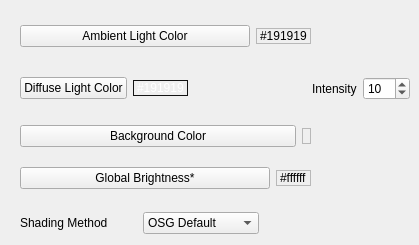
      <widget class="QWidget" name="tab_2">
       <attribute name="title">
        <string>Lighting Controls</string>
       </attribute>
       <widget class="QWidget" name="layoutWidget">
        <property name="geometry">
         <rect>
          <x>20</x>
          <y>70</y>
          <width>390</width>
          <height>37</height>
         </rect>
        </property>
        <layout class="QHBoxLayout" name="horizontalLayout_14">
         <item>
          <widget class="QPushButton" name="diffuseLightButton">
           <property name="text">
            <string>Diffuse Light Color</string>
           </property>
          </widget>
         </item>
         <item>
          <widget class="QLabel" name="diffuseLabel">
           <property name="sizePolicy">
            <sizepolicy hsizetype="Fixed" vsizetype="Fixed">
             <horstretch>0</horstretch>
             <verstretch>0</verstretch>
            </sizepolicy>
           </property>
           <property name="palette">
            <palette>
             <active>
              <colorrole role="WindowText">
               <brush brushstyle="SolidPattern">
                <color alpha="255">
                 <red>255</red>
                 <green>255</green>
                 <blue>255</blue>
                </color>
               </brush>
              </colorrole>
              <colorrole role="Button">
               <brush brushstyle="SolidPattern">
                <color alpha="255">
                 <red>25</red>
                 <green>25</green>
                 <blue>25</blue>
                </color>
               </brush>
              </colorrole>
              <colorrole role="Light">
               <brush brushstyle="SolidPattern">
                <color alpha="255">
                 <red>37</red>
                 <green>37</green>
                 <blue>37</blue>
                </color>
               </brush>
              </colorrole>
              <colorrole role="Midlight">
               <brush brushstyle="SolidPattern">
                <color alpha="255">
                 <red>31</red>
                 <green>31</green>
                 <blue>31</blue>
                </color>
               </brush>
              </colorrole>
              <colorrole role="Dark">
               <brush brushstyle="SolidPattern">
                <color alpha="255">
                 <red>12</red>
                 <green>12</green>
                 <blue>12</blue>
                </color>
               </brush>
              </colorrole>
              <colorrole role="Mid">
               <brush brushstyle="SolidPattern">
                <color alpha="255">
                 <red>16</red>
                 <green>16</green>
                 <blue>16</blue>
                </color>
               </brush>
              </colorrole>
              <colorrole role="Text">
               <brush brushstyle="SolidPattern">
                <color alpha="255">
                 <red>255</red>
                 <green>255</green>
                 <blue>255</blue>
                </color>
               </brush>
              </colorrole>
              <colorrole role="BrightText">
               <brush brushstyle="SolidPattern">
                <color alpha="255">
                 <red>255</red>
                 <green>255</green>
                 <blue>255</blue>
                </color>
               </brush>
              </colorrole>
              <colorrole role="ButtonText">
               <brush brushstyle="SolidPattern">
                <color alpha="255">
                 <red>255</red>
                 <green>255</green>
                 <blue>255</blue>
                </color>
               </brush>
              </colorrole>
              <colorrole role="Base">
               <brush brushstyle="SolidPattern">
                <color alpha="255">
                 <red>0</red>
                 <green>0</green>
                 <blue>0</blue>
                </color>
               </brush>
              </colorrole>
              <colorrole role="Window">
               <brush brushstyle="SolidPattern">
                <color alpha="255">
                 <red>25</red>
                 <green>25</green>
                 <blue>25</blue>
                </color>
               </brush>
              </colorrole>
              <colorrole role="Shadow">
               <brush brushstyle="SolidPattern">
                <color alpha="255">
                 <red>0</red>
                 <green>0</green>
                 <blue>0</blue>
                </color>
               </brush>
              </colorrole>
              <colorrole role="AlternateBase">
               <brush brushstyle="SolidPattern">
                <color alpha="255">
                 <red>12</red>
                 <green>12</green>
                 <blue>12</blue>
                </color>
               </brush>
              </colorrole>
              <colorrole role="ToolTipBase">
               <brush brushstyle="SolidPattern">
                <color alpha="255">
                 <red>255</red>
                 <green>255</green>
                 <blue>220</blue>
                </color>
               </brush>
              </colorrole>
              <colorrole role="ToolTipText">
               <brush brushstyle="SolidPattern">
                <color alpha="255">
                 <red>0</red>
                 <green>0</green>
                 <blue>0</blue>
                </color>
               </brush>
              </colorrole>
             </active>
             <inactive>
              <colorrole role="WindowText">
               <brush brushstyle="SolidPattern">
                <color alpha="255">
                 <red>255</red>
                 <green>255</green>
                 <blue>255</blue>
                </color>
               </brush>
              </colorrole>
              <colorrole role="Button">
               <brush brushstyle="SolidPattern">
                <color alpha="255">
                 <red>25</red>
                 <green>25</green>
                 <blue>25</blue>
                </color>
               </brush>
              </colorrole>
              <colorrole role="Light">
               <brush brushstyle="SolidPattern">
                <color alpha="255">
                 <red>37</red>
                 <green>37</green>
                 <blue>37</blue>
                </color>
               </brush>
              </colorrole>
              <colorrole role="Midlight">
               <brush brushstyle="SolidPattern">
                <color alpha="255">
                 <red>31</red>
                 <green>31</green>
                 <blue>31</blue>
                </color>
               </brush>
              </colorrole>
              <colorrole role="Dark">
               <brush brushstyle="SolidPattern">
                <color alpha="255">
                 <red>12</red>
                 <green>12</green>
                 <blue>12</blue>
                </color>
               </brush>
              </colorrole>
              <colorrole role="Mid">
               <brush brushstyle="SolidPattern">
                <color alpha="255">
                 <red>16</red>
                 <green>16</green>
                 <blue>16</blue>
                </color>
               </brush>
              </colorrole>
              <colorrole role="Text">
               <brush brushstyle="SolidPattern">
                <color alpha="255">
                 <red>255</red>
                 <green>255</green>
                 <blue>255</blue>
                </color>
               </brush>
              </colorrole>
              <colorrole role="BrightText">
               <brush brushstyle="SolidPattern">
                <color alpha="255">
                 <red>255</red>
                 <green>255</green>
                 <blue>255</blue>
                </color>
               </brush>
              </colorrole>
              <colorrole role="ButtonText">
               <brush brushstyle="SolidPattern">
                <color alpha="255">
                 <red>255</red>
                 <green>255</green>
                 <blue>255</blue>
                </color>
               </brush>
              </colorrole>
              <colorrole role="Base">
               <brush brushstyle="SolidPattern">
                <color alpha="255">
                 <red>0</red>
                 <green>0</green>
                 <blue>0</blue>
                </color>
               </brush>
              </colorrole>
              <colorrole role="Window">
               <brush brushstyle="SolidPattern">
                <color alpha="255">
                 <red>25</red>
                 <green>25</green>
                 <blue>25</blue>
                </color>
               </brush>
              </colorrole>
              <colorrole role="Shadow">
               <brush brushstyle="SolidPattern">
                <color alpha="255">
                 <red>0</red>
                 <green>0</green>
                 <blue>0</blue>
                </color>
               </brush>
              </colorrole>
              <colorrole role="AlternateBase">
               <brush brushstyle="SolidPattern">
                <color alpha="255">
                 <red>12</red>
                 <green>12</green>
                 <blue>12</blue>
                </color>
               </brush>
              </colorrole>
              <colorrole role="ToolTipBase">
               <brush brushstyle="SolidPattern">
                <color alpha="255">
                 <red>255</red>
                 <green>255</green>
                 <blue>220</blue>
                </color>
               </brush>
              </colorrole>
              <colorrole role="ToolTipText">
               <brush brushstyle="SolidPattern">
                <color alpha="255">
                 <red>0</red>
                 <green>0</green>
                 <blue>0</blue>
                </color>
               </brush>
              </colorrole>
             </inactive>
             <disabled>
              <colorrole role="WindowText">
               <brush brushstyle="SolidPattern">
                <color alpha="255">
                 <red>12</red>
                 <green>12</green>
                 <blue>12</blue>
                </color>
               </brush>
              </colorrole>
              <colorrole role="Button">
               <brush brushstyle="SolidPattern">
                <color alpha="255">
                 <red>25</red>
                 <green>25</green>
                 <blue>25</blue>
                </color>
               </brush>
              </colorrole>
              <colorrole role="Light">
               <brush brushstyle="SolidPattern">
                <color alpha="255">
                 <red>37</red>
                 <green>37</green>
                 <blue>37</blue>
                </color>
               </brush>
              </colorrole>
              <colorrole role="Midlight">
               <brush brushstyle="SolidPattern">
                <color alpha="255">
                 <red>31</red>
                 <green>31</green>
                 <blue>31</blue>
                </color>
               </brush>
              </colorrole>
              <colorrole role="Dark">
               <brush brushstyle="SolidPattern">
                <color alpha="255">
                 <red>12</red>
                 <green>12</green>
                 <blue>12</blue>
                </color>
               </brush>
              </colorrole>
              <colorrole role="Mid">
               <brush brushstyle="SolidPattern">
                <color alpha="255">
                 <red>16</red>
                 <green>16</green>
                 <blue>16</blue>
                </color>
               </brush>
              </colorrole>
              <colorrole role="Text">
               <brush brushstyle="SolidPattern">
                <color alpha="255">
                 <red>12</red>
                 <green>12</green>
                 <blue>12</blue>
                </color>
               </brush>
              </colorrole>
              <colorrole role="BrightText">
               <brush brushstyle="SolidPattern">
                <color alpha="255">
                 <red>255</red>
                 <green>255</green>
                 <blue>255</blue>
                </color>
               </brush>
              </colorrole>
              <colorrole role="ButtonText">
               <brush brushstyle="SolidPattern">
                <color alpha="255">
                 <red>12</red>
                 <green>12</green>
                 <blue>12</blue>
                </color>
               </brush>
              </colorrole>
              <colorrole role="Base">
               <brush brushstyle="SolidPattern">
                <color alpha="255">
                 <red>25</red>
                 <green>25</green>
                 <blue>25</blue>
                </color>
               </brush>
              </colorrole>
              <colorrole role="Window">
               <brush brushstyle="SolidPattern">
                <color alpha="255">
                 <red>25</red>
                 <green>25</green>
                 <blue>25</blue>
                </color>
               </brush>
              </colorrole>
              <colorrole role="Shadow">
               <brush brushstyle="SolidPattern">
                <color alpha="255">
                 <red>0</red>
                 <green>0</green>
                 <blue>0</blue>
                </color>
               </brush>
              </colorrole>
              <colorrole role="AlternateBase">
               <brush brushstyle="SolidPattern">
                <color alpha="255">
                 <red>25</red>
                 <green>25</green>
                 <blue>25</blue>
                </color>
               </brush>
              </colorrole>
              <colorrole role="ToolTipBase">
               <brush brushstyle="SolidPattern">
                <color alpha="255">
                 <red>255</red>
                 <green>255</green>
                 <blue>220</blue>
                </color>
               </brush>
              </colorrole>
              <colorrole role="ToolTipText">
               <brush brushstyle="SolidPattern">
                <color alpha="255">
                 <red>0</red>
                 <green>0</green>
                 <blue>0</blue>
                </color>
               </brush>
              </colorrole>
             </disabled>
            </palette>
           </property>
           <property name="frameShape">
            <enum>QFrame::StyledPanel</enum>
           </property>
           <property name="text">
            <string>#191919</string>
           </property>
          </widget>
         </item>
         <item>
          <spacer name="horizontalSpacer_7">
           <property name="orientation">
            <enum>Qt::Horizontal</enum>
           </property>
           <property name="sizeHint" stdset="0">
            <size>
             <width>40</width>
             <height>20</height>
            </size>
           </property>
          </spacer>
         </item>
         <item>
          <widget class="QLabel" name="label_18">
           <property name="text">
            <string>Intensity</string>
           </property>
          </widget>
         </item>
         <item>
          <widget class="QSpinBox" name="diffusePowerLevel">
           <property name="minimum">
            <number>0</number>
           </property>
           <property name="maximum">
            <number>100</number>
           </property>
           <property name="value">
            <number>10</number>
           </property>
          </widget>
         </item>
        </layout>
       </widget>
       <widget class="QWidget" name="layoutWidget">
        <property name="geometry">
         <rect>
          <x>20</x>
          <y>20</y>
          <width>291</width>
          <height>32</height>
         </rect>
        </property>
        <layout class="QHBoxLayout" name="horizontalLayout_13">
         <item>
          <widget class="QPushButton" name="ambientLightButton">
           <property name="text">
            <string>Ambient Light Color</string>
           </property>
          </widget>
         </item>
         <item>
          <widget class="QLabel" name="ambientLabel">
           <property name="sizePolicy">
            <sizepolicy hsizetype="Fixed" vsizetype="Fixed">
             <horstretch>0</horstretch>
             <verstretch>0</verstretch>
            </sizepolicy>
           </property>
           <property name="frameShape">
            <enum>QFrame::StyledPanel</enum>
           </property>
           <property name="text">
            <string>#191919</string>
           </property>
          </widget>
         </item>
        </layout>
       </widget>
       <widget class="QWidget" name="layoutWidget_2">
        <property name="geometry">
         <rect>
          <x>20</x>
          <y>120</y>
          <width>291</width>
          <height>32</height>
         </rect>
        </property>
        <layout class="QHBoxLayout" name="horizontalLayout_18">
         <item>
          <widget class="QPushButton" name="backgroundColorButton">
           <property name="text">
            <string>Background Color</string>
           </property>
          </widget>
         </item>
         <item>
          <widget class="QLabel" name="backgroundLabel">
           <property name="sizePolicy">
            <sizepolicy hsizetype="Fixed" vsizetype="Fixed">
             <horstretch>0</horstretch>
             <verstretch>0</verstretch>
            </sizepolicy>
           </property>
           <property name="autoFillBackground">
            <bool>false</bool>
           </property>
           <property name="frameShape">
            <enum>QFrame::StyledPanel</enum>
           </property>
           <property name="text">
            <string/>
           </property>
          </widget>
         </item>
        </layout>
       </widget>
       <widget class="QWidget" name="layoutWidget_4">
        <property name="geometry">
         <rect>
          <x>20</x>
          <y>160</y>
          <width>291</width>
          <height>37</height>
         </rect>
        </property>
        <layout class="QHBoxLayout" name="horizontalLayout_35">
         <item>
          <widget class="QPushButton" name="globalBrightnessButton">
           <property name="toolTip">
            <string>Controls the brighness per screen. Any control with an * in its name is per camera.</string>
           </property>
           <property name="text">
            <string>Global Brightness*</string>
           </property>
          </widget>
         </item>
         <item>
          <widget class="QLabel" name="brightnessLabel">
           <property name="sizePolicy">
            <sizepolicy hsizetype="Fixed" vsizetype="Fixed">
             <horstretch>0</horstretch>
             <verstretch>0</verstretch>
            </sizepolicy>
           </property>
           <property name="frameShape">
            <enum>QFrame::StyledPanel</enum>
           </property>
           <property name="text">
            <string>#ffffff</string>
           </property>
          </widget>
         </item>
        </layout>
       </widget>
       <widget class="QWidget" name="layoutWidget_3">
        <property name="geometry">
         <rect>
          <x>20</x>
          <y>210</y>
          <width>239</width>
          <height>26</height>
         </rect>
        </property>
        <layout class="QHBoxLayout" name="horizontalLayout_50">
         <item>
          <widget class="QLabel" name="label_30">
           <property name="text">
            <string>Shading Method</string>
           </property>
          </widget>
         </item>
         <item>
          <widget class="QComboBox" name="shaderComboBox">
           <item>
            <property name="text">
             <string>OSG Default</string>
            </property>
           </item>
           <item>
            <property name="text">
             <string>Per Vertex</string>
            </property>
           </item>
           <item>
            <property name="text">
             <string>Per Pixel</string>
            </property>
           </item>
          </widget>
         </item>
        </layout>
       </widget>
      </widget>
